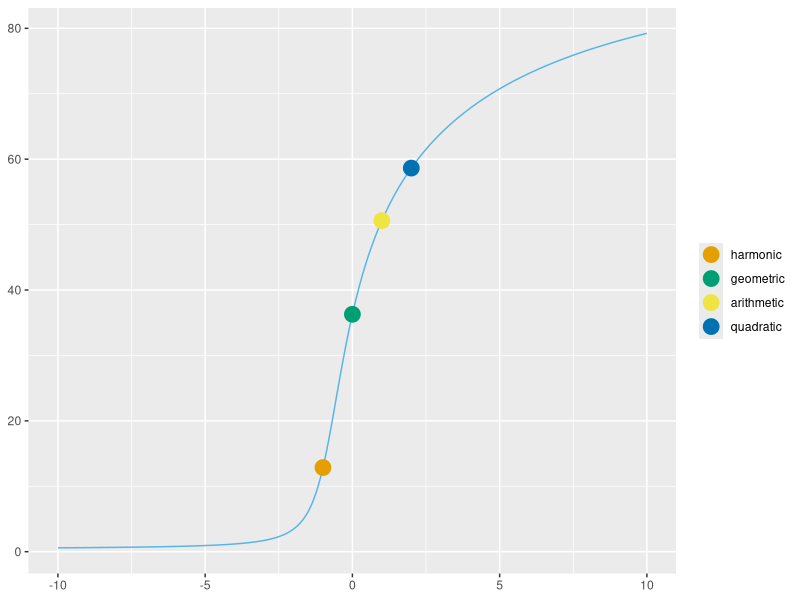
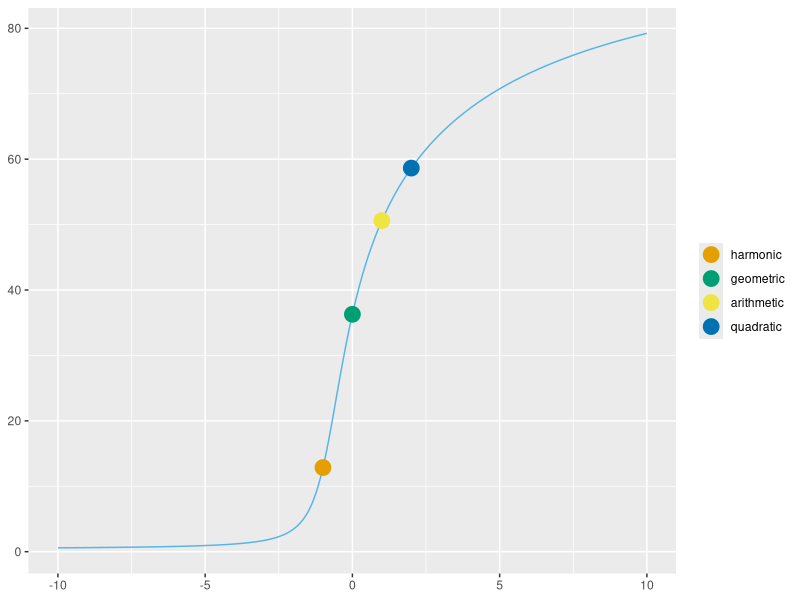

Recreate these plots in R, in order.
library(ggplot2)

# change these parameters if you want
max = 100
num_samples = 100

# generate 100 samples from 0 to 100
samples <- max * runif(num_samples)

# my power mean function
powermean <- function(samples, d) {
    if (d == 0) {
        exp(sum(log(samples)) / length(samples))
    } else {
        (sum(samples ^ d) / length(samples)) ^ (1 / d)
    }
}

# x axis goes from -10 to 5 skipping 0
d <- c(seq(-10,-0.01,by=0.01), seq(0.01,10,by=0.01))

# calculate all the power means
y <- sapply(d, function(d) powermean(samples, d))

myPlot <- ggplot() +
    geom_line(aes(x=d, y=y), color="#56B4E9") +
    geom_point(size = 5,
               aes(x = -1, y = powermean(samples, -1),color = "#E69F00")) +
    geom_point(size = 5,
               aes(x = -0, y = powermean(samples, 0), color = "#009E73")) +
    geom_point(size = 5,
               aes(x = 1, y = powermean(samples, 1), color = "#F0E442")) +
    geom_point(size = 5,
               aes(x = 2, y = powermean(samples, 2), color = "#0072B2")) +
    scale_color_manual(values=c("#E69F00","#009E73","#F0E442","#0072B2"),
                       breaks = c("#E69F00", "#009E73", "#F0E442", "#0072B2"),
                       labels = c("harmonic",
                                  "geometric",
                                  "arithmetic",
                                  "quadratic")) +
    theme(axis.title.x = element_blank()) +
    theme(axis.title.y = element_blank()) +
    theme(legend.title = element_blank())

# ...profit!
plot(myPlot)

ggsave(myPlot, file = "meanmean.png")
